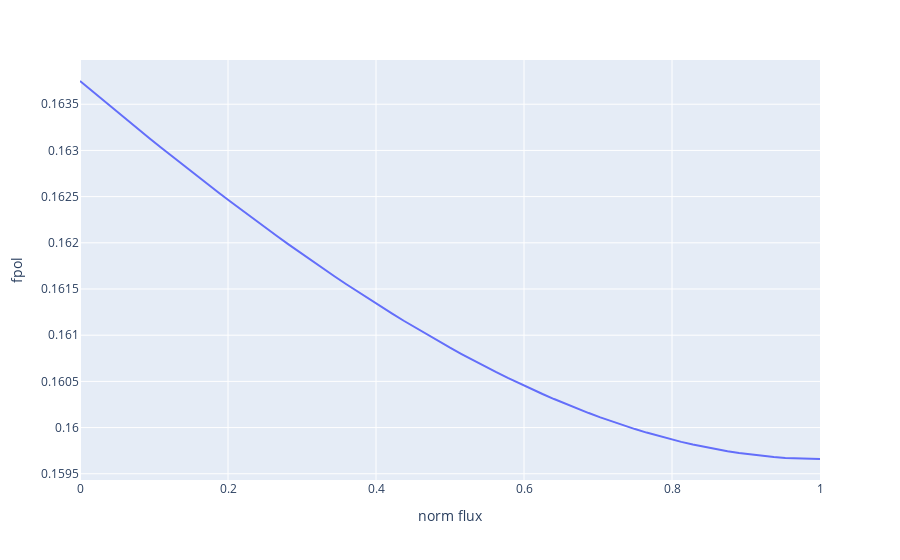
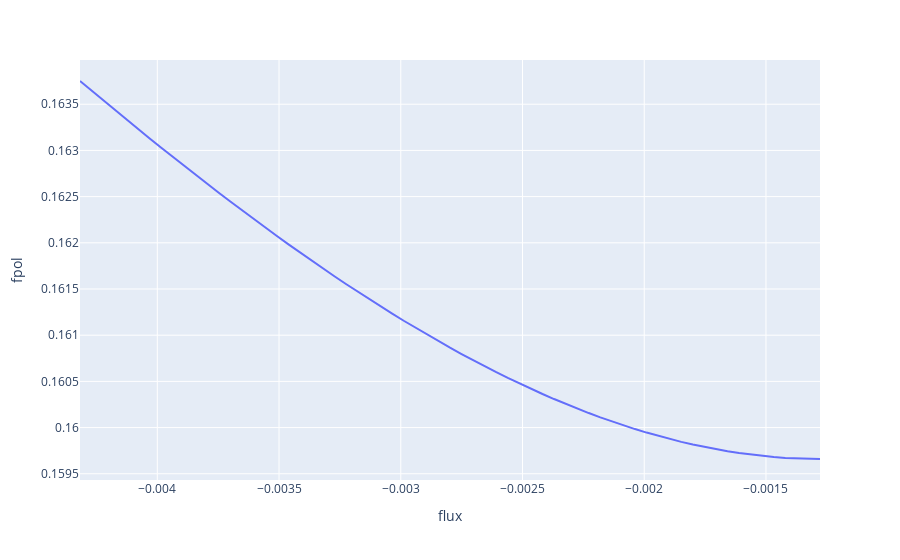
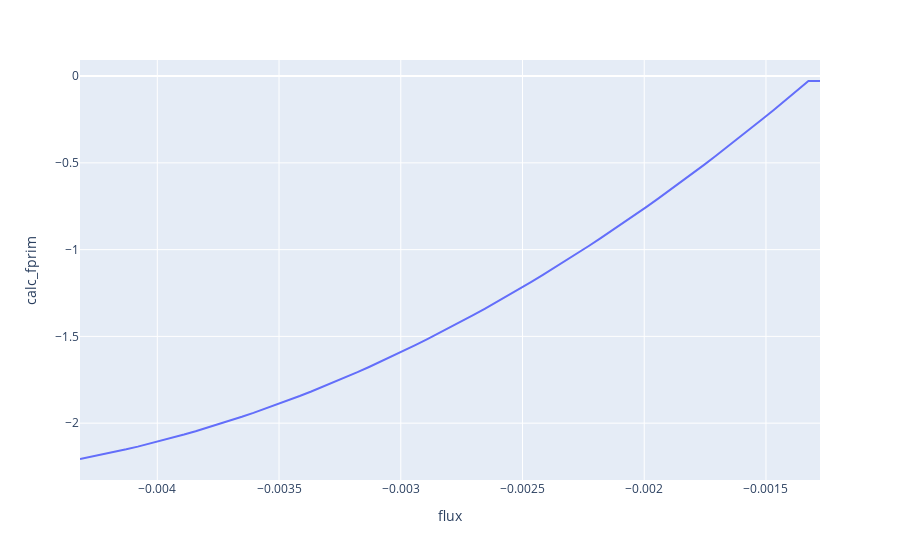
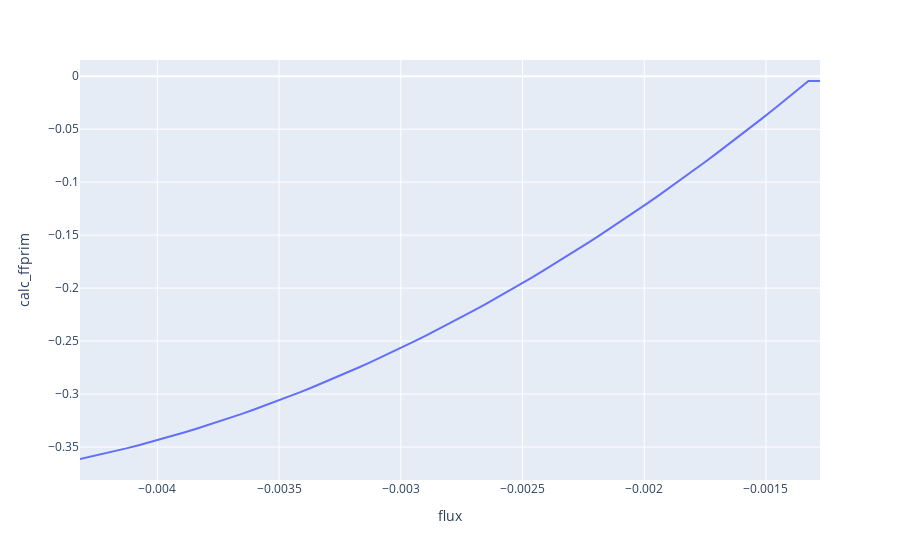

Notebook cell for these charts, in order:
### Markdown cell above
## ポロイダル電流に関する整合性の確認

### Code cell
# fpolの波形をフラックスで微分して、ffprimに一致することを確認
y = np.array(pr['fpol'])
x = np.linspace(0, 1, len(y))
df = pd.DataFrame(data=np.array([x, y]).T, columns=['norm flux', 'fpol'])
fig2 = px.line(df, x='norm flux', y='fpol')
fig2.show()
# 規格化フラックスでのfpol
x2 = get_flux(x)
df = pd.DataFrame(data=np.array([x2, y]).T, columns=['flux', 'fpol'])
fig2 = px.line(df, x='flux', y='fpol')
fig2.show()
# fprimを計算
v = get_diff(x2, y)
df = pd.DataFrame(data=np.array([x2, v]).T, columns=['flux', 'calc_fprim'])
fig2 = px.line(df, x='flux', y='calc_fprim')
fig2.show()
# 計算によるffprim
df = pd.DataFrame(data=np.array([x2, v*y]).T, columns=['flux', 'calc_ffprim'])
fig2 = px.line(df, x='flux', y='calc_ffprim')
fig2.show()
# g-fileからのffprim
y1 = pr['ffprim']
df = pd.DataFrame(data=np.array([x2, y1]).T, columns=['flux', 'ffprim'])
fig2 = px.line(df, x='flux', y='ffprim')
fig2.show()
